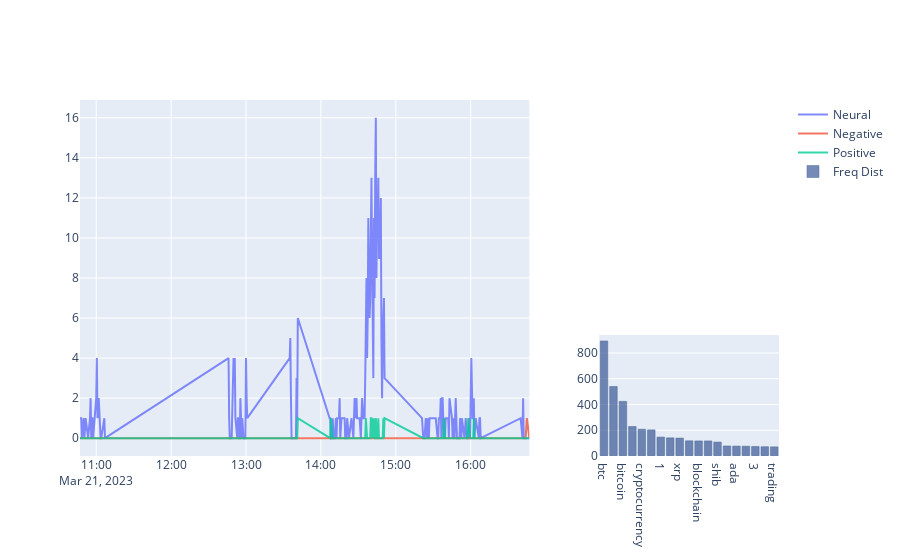

Notebook code for this chart:
### Code cell
########################################
## DASHBOARD-LINE CHART AND BAR GRAPH ##
########################################

#PLOTTING THE LINE CHART
fig = make_subplots(
        rows=2, cols=2,
        column_widths=[1, 0.4],
        row_heights=[0.6, 0.4],
        specs=[[{"type": "scatter", "rowspan": 2}, 
                {"type": "scatter"}],
               [None, {"type": "bar"}]])
fig.add_trace(go.Scatter(
        x=time_series,
        y=result["Num of '{}' mentions".format(settings.TRACK_WORDS[0])][result['polarity']==0].reset_index(drop=True),
        name="Neural",
        opacity=0.8), row=1, col=1)   
fig.add_trace(go.Scatter(
        x=time_series,
        y=result["Num of '{}' mentions".format(settings.TRACK_WORDS[0])][result['polarity']==-1].reset_index(drop=True),
        name="Negative",
        opacity=0.8), row=1, col=1)
fig.add_trace(go.Scatter(
        x=time_series,
        y=result["Num of '{}' mentions".format(settings.TRACK_WORDS[0])][result['polarity']==1].reset_index(drop=True),
        name="Positive",
        opacity=0.8), row=1, col=1)

#PLOT THE BAR GRAPH
fig.add_trace(go.Bar(x=fd["Word"], y=fd["Frequency"], name="Freq Dist"), row=2, col=2)
    # 59, 89, 152
fig.update_traces(marker_color='rgb(59, 89, 152)', marker_line_color='rgb(8,48,107)', \
            marker_line_width=0.5, opacity=0.7, row=2, col=2)

### Figure 1 — Plotly figure (JSON) as saved in the notebook; plotly's stock layout.template omitted (floating-point values rounded to 4 significant figures; data arrays with more than 128 entries replaced by an {"elided": "..."} marker saying what was removed)
{"data": [{"name": "Neural", "opacity": 0.8, "type": "scatter", "x": {"elided": "204 str values"}, "xaxis": "x", "y": {"elided": "204 int values"}, "yaxis": "y"}, {"name": "Negative", "opacity": 0.8, "type": "scatter", "x": {"elided": "204 str values"}, "xaxis": "x", "y": {"elided": "204 int values"}, "yaxis": "y"}, {"name": "Positive", "opacity": 0.8, "type": "scatter", "x": {"elided": "204 str values"}, "xaxis": "x", "y": {"elided": "204 int values"}, "yaxis": "y"}, {"marker": {"color": "rgb(59, 89, 152)", "line": {"color": "rgb(8,48,107)", "width": 0.5}}, "name": "Freq Dist", "opacity": 0.7, "type": "bar", "x": ["btc", "crypto", "bitcoin", "ethereum", "cryptocurrency", "bnb", "1", "0", "xrp", "binance", "blockchain", "doge", "shib", "defi", "ada", "cryptonews", "3", "2", "trading"], "xaxis": "x3", "y": [893, 540, 424, 229, 208, 203, 147, 141, 139, 118, 117, 117, 108, 78, 77, 76, 74, 72, 71], "yaxis": "y3"}], "layout": {"xaxis": {"anchor": "y", "domain": [0, 0.6429]}, "xaxis2": {"anchor": "y2", "domain": [0.7429, 1]}, "xaxis3": {"anchor": "y3", "domain": [0.7429, 1]}, "yaxis": {"anchor": "x", "domain": [0, 1]}, "yaxis2": {"anchor": "x2", "domain": [0.49, 1]}, "yaxis3": {"anchor": "x3", "domain": [0, 0.34]}}}
